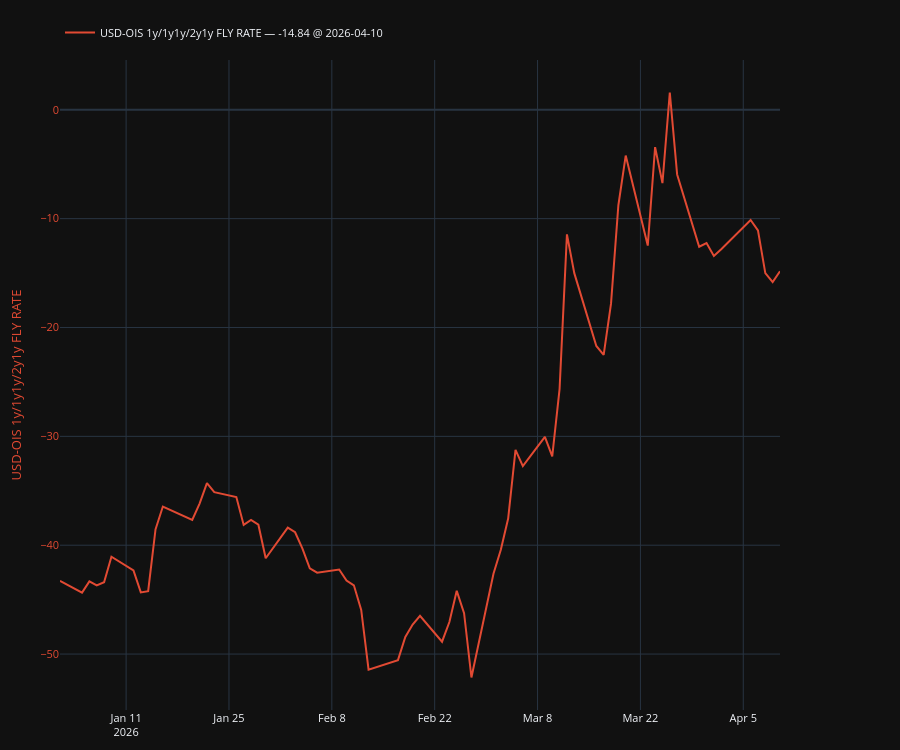

Source (notebook cell):
### Code cell
plot, fig, ax, ax2, legend = make_secondary_axis_plot(engine="plotly")
plot(
    df["USD-OIS 1y/1y1y/2y1y FLY RATE"],
    which="left",
    indicators=[
        # {"kind": "last", "style": {"linestyle": "--", "linewidth": 1.2, "color": "tab:purple"}},  
        # {"kind": "sma", "window": 60, "style": {"linestyle": "--", "color": "green"}},
    ],
    # ou={"enable": True, "steps": 126, "add_metrics_to_legend": True}
)
# plot(
#     df["CT10 OUTRIGHT YTM"],
#     which="left",
#     indicators=[
#         # {"kind": "last", "style": {"linestyle": "--", "linewidth": 1.2, "color": "tab:purple"}},  
#         # {"kind": "sma", "window": 60, "style": {"linestyle": "--", "color": "green"}},
#     ],
#     # ou={"enable": True, "steps": 126, "add_metrics_to_legend": True}
# )
legend(show_date=True, loc="upper left")
plt.show()

### Figure 1 — Plotly figure (JSON) as saved in the notebook; plotly's stock layout.template omitted (floating-point values rounded to 4 significant figures)
{"data": [{"line": {"color": "#E24A33"}, "mode": "lines", "name": "USD-OIS 1y/1y1y/2y1y FLY RATE — -14.84 @ 2026-04-10", "showlegend": true, "type": "scatter", "x": ["2026-01-02", "2026-01-05", "2026-01-06", "2026-01-07", "2026-01-08", "2026-01-09", "2026-01-12", "2026-01-13", "2026-01-14", "2026-01-15", "2026-01-16", "2026-01-20", "2026-01-21", "2026-01-22", "2026-01-23", "2026-01-26", "2026-01-27", "2026-01-28", "2026-01-29", "2026-01-30", "2026-02-02", "2026-02-03", "2026-02-04", "2026-02-05", "2026-02-06", "2026-02-09", "2026-02-10", "2026-02-11", "2026-02-12", "2026-02-13", "2026-02-17", "2026-02-18", "2026-02-19", "2026-02-20", "2026-02-23", "2026-02-24", "2026-02-25", "2026-02-26", "2026-02-27", "2026-03-02", "2026-03-03", "2026-03-04", "2026-03-05", "2026-03-06", "2026-03-09", "2026-03-10", "2026-03-11", "2026-03-12", "2026-03-13", "2026-03-16", "2026-03-17", "2026-03-18", "2026-03-19", "2026-03-20", "2026-03-23", "2026-03-24", "2026-03-25", "2026-03-26", "2026-03-27", "2026-03-30", "2026-03-31", "2026-04-01", "2026-04-02", "2026-04-06", "2026-04-07", "2026-04-08", "2026-04-09", "2026-04-10"], "y": [-43.27, -44.35, -43.33, -43.7, -43.4, -41.06, -42.32, -44.33, -44.22, -38.55, -36.45, -37.68, -36.18, -34.3, -35.13, -35.57, -38.14, -37.68, -38.12, -41.2, -38.39, -38.81, -40.3, -42.12, -42.52, -42.23, -43.25, -43.69, -45.95, -51.44, -50.55, -48.43, -47.28, -46.49, -48.86, -47.05, -44.19, -46.25, -52.15, -42.62, -40.42, -37.55, -31.24, -32.73, -30.05, -31.85, -25.63, -11.45, -15.01, -21.69, -22.51, -17.81, -8.769, -4.207, -12.48, -3.436, -6.742, 1.587, -5.941, -12.58, -12.24, -13.43, -12.81, -10.12, -11.08, -15.0, -15.84, -14.84], "yaxis": "y"}], "layout": {"font": {"size": 11}, "height": 750, "legend": {"orientation": "h", "x": 0, "xanchor": "left", "y": 1.02, "yanchor": "bottom"}, "margin": {"b": 40, "l": 60, "r": 120, "t": 60}, "newshape": {"line": {"color": "red"}}, "title": {}, "xaxis": {"showgrid": true, "showspikes": true, "spikecolor": "white", "spikemode": "across", "spikesnap": "cursor"}, "yaxis": {"showgrid": true, "showspikes": true, "spikecolor": "white", "spikesnap": "cursor", "spikethickness": 0.5, "tickfont": {"color": "#E24A33"}, "title": {"font": {"color": "#E24A33"}, "text": "USD-OIS 1y/1y1y/2y1y FLY RATE"}}}}
